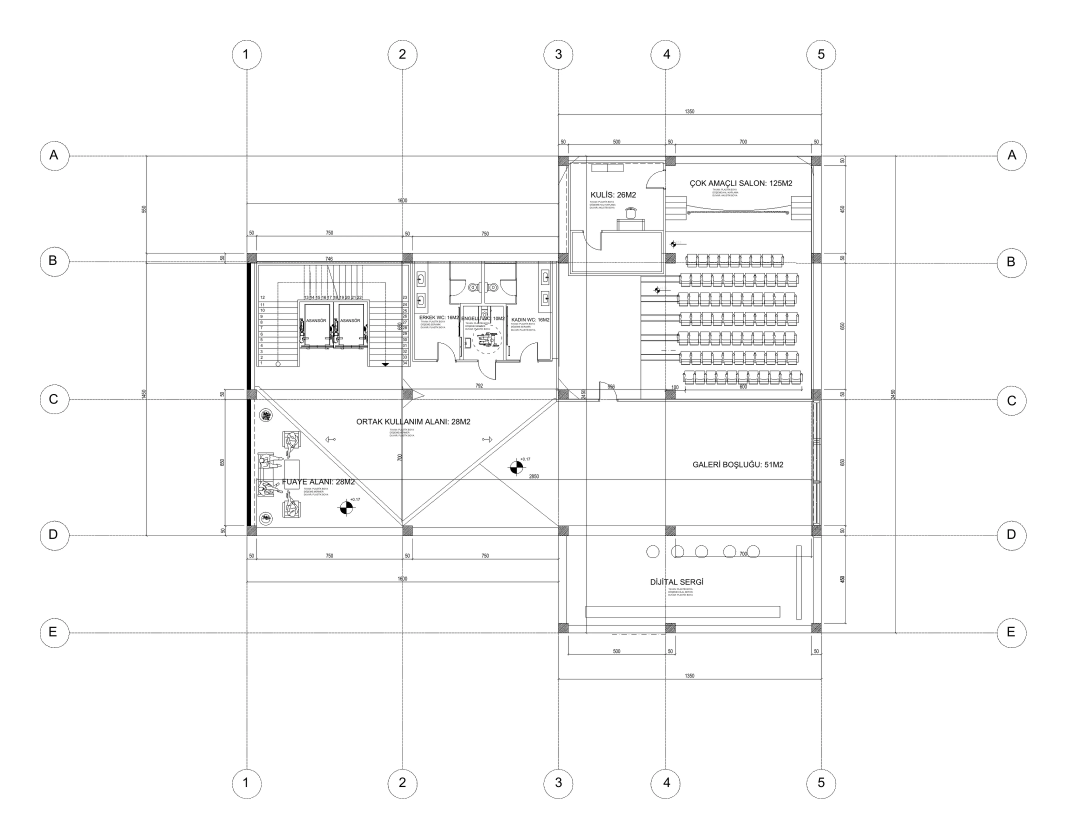
#> input picture assets/projects/concept-cultural-centre/drawings/first-floor-large.webp, 3200 x 2517 px (shown at 1/3 size)
$ python make-image-sizes.py ../assets/projects/concept-cultural-centre/drawings/first-floor-large.webp ../assets/projects/concept-cultural-centre/drawings/ground-floor-large.webp
#> lines starting #> are read from the running program, lines starting #| are printed output that depends on the picture
"""Create the responsive WebP sizes the site expects from one source image.

    python3 tools/make-image-sizes.py SOURCE.png assets/projects/<project>/images/<name>

Writes <name>-800.webp, <name>-1400.webp and <name>-<full>.webp (full = source
width, capped at 2000). Prints the `widths`, `w` and `h` values to paste into
assets/js/content.js. Requires Pillow (pip install Pillow).
"""
import sys, os
from PIL import Image

src, base = sys.argv[1], sys.argv[2]
os.makedirs(os.path.dirname(base) or '.', exist_ok=True)
im = Image.open(src).convert('RGB')
#> im is the input picture: PIL image 3200x2517 RGB; mean R, G, B 249.6, 249.6, 249.6
W, H = im.size
#> W = 3200; H = 2517
widths = sorted({w for w in (800, 1400) if w < W} | {min(W, 2000)})
#> widths = [800, 1400, 2000]
for w in widths:
    r = im if w == W else im.resize((w, round(H * w / W)), Image.LANCZOS)
    r.save(f'{base}-{w}.webp', 'WEBP', quality=82, method=6)
#> this loop made 3 passes
#> pass 1, `r = im if w == W else im.resize((w, round(H * w / W)), Image.LANCZOS)`:
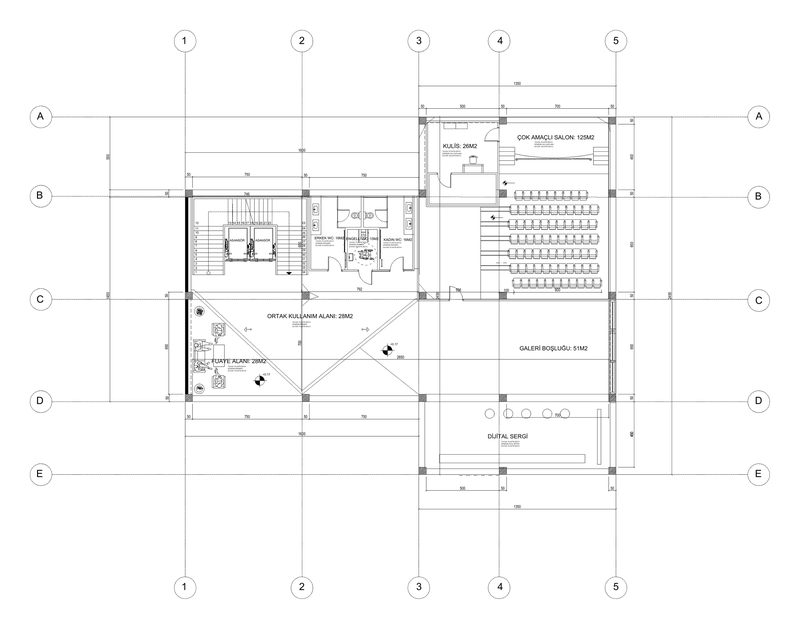
#> r: PIL image 800x629 RGB; mean R, G, B 249.1, 249.1, 249.1
fw = widths[-1]
#> fw = 2000
print(f"base: 'images/{os.path.basename(base)}', widths: {widths}, w: {fw}, h: {round(H * fw / W)}")
#| base: 'images/ground-floor-large.webp', widths: [800, 1400, 2000], w: 2000, h: 1573

$ run again, on assets/projects/concept-cultural-centre/drawings/second-floor-large.webp
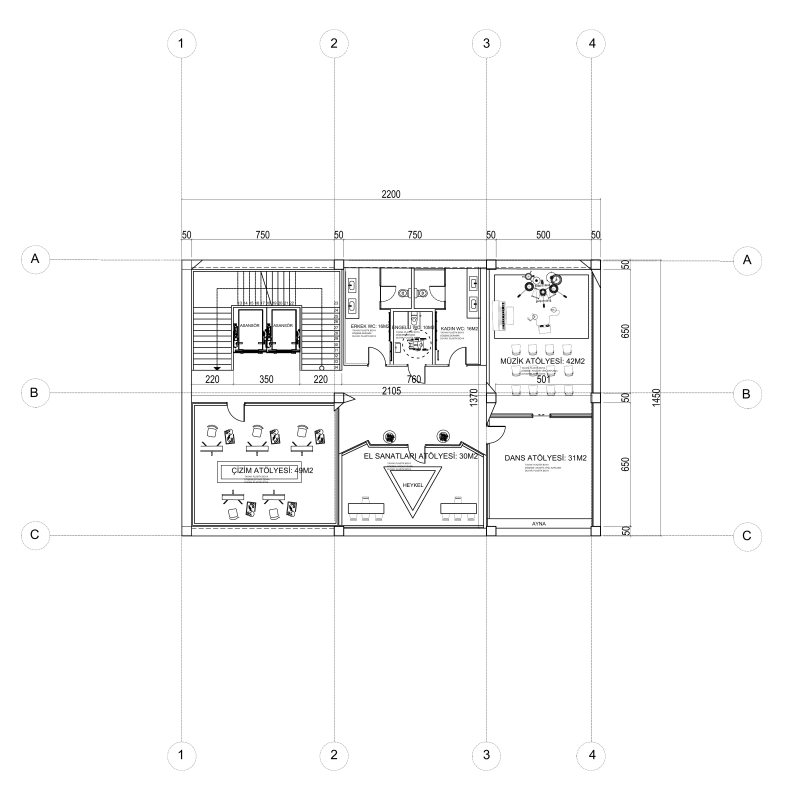
#> input picture assets/projects/concept-cultural-centre/drawings/second-floor-large.webp, 3166 x 3200 px (shown at 1/4 size)
#> im is the input picture: PIL image 3166x3200 RGB; mean R, G, B 249, 249, 249
#> the loop `for w in widths:` made 3 passes
#> pass 1, `r = im if w == W else im.resize((w, round(H * w / W)), Image.LANCZOS)`:
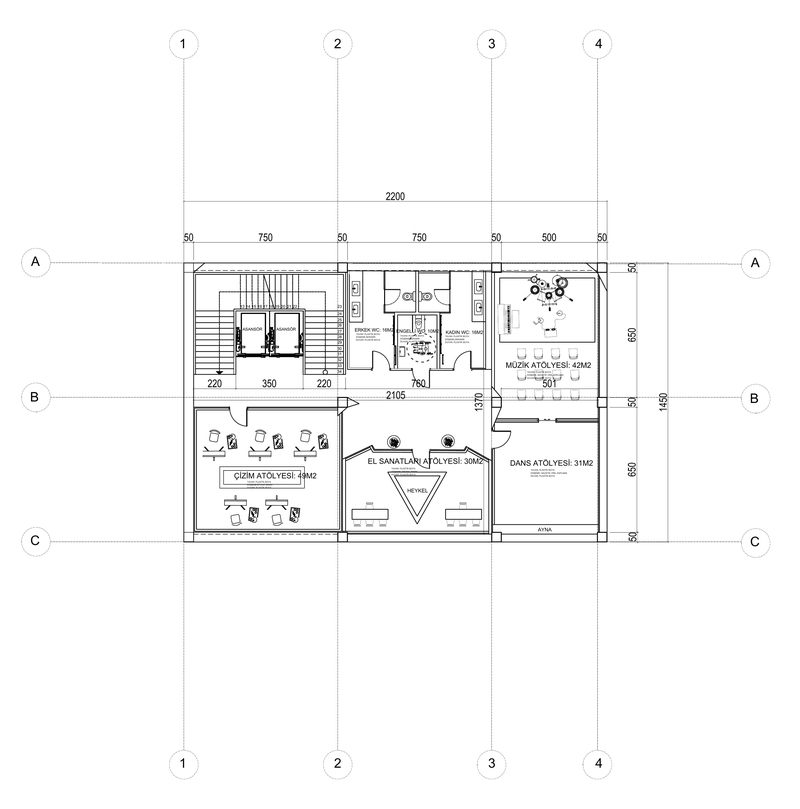
#> r: PIL image 800x809 RGB; mean R, G, B 248.5, 248.5, 248.5
#| base: 'images/second-floor-large.webp', widths: [800, 1400, 2000], w: 2000, h: 2021

$ run again, on assets/projects/concept-cultural-centre/drawings/section-aa-large.webp
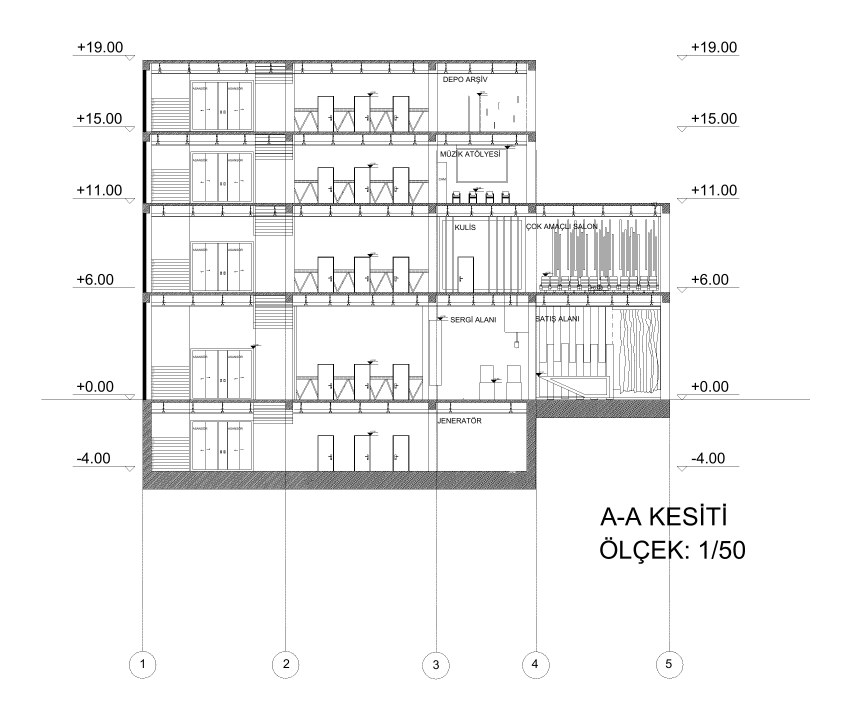
#> input picture assets/projects/concept-cultural-centre/drawings/section-aa-large.webp, 2554 x 2162 px (shown at 1/3 size)
#> im is the input picture: PIL image 2554x2162 RGB; mean R, G, B 243, 243, 243
#> the loop `for w in widths:` made 3 passes
#> pass 1, `r = im if w == W else im.resize((w, round(H * w / W)), Image.LANCZOS)`:
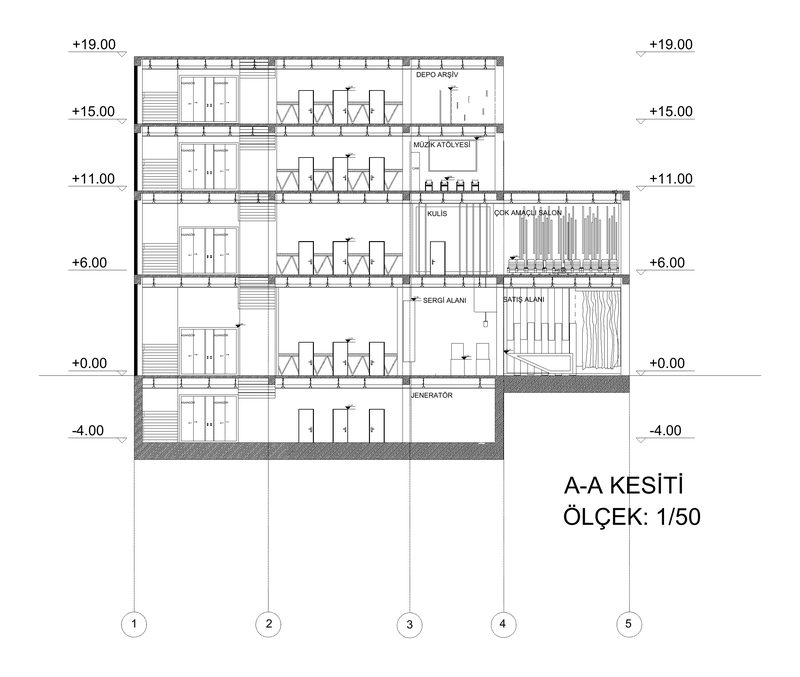
#> r: PIL image 800x677 RGB; mean R, G, B 242.3, 242.3, 242.3
#> pass 3, `r = im if w == W else im.resize((w, round(H * w / W)), Image.LANCZOS)`:
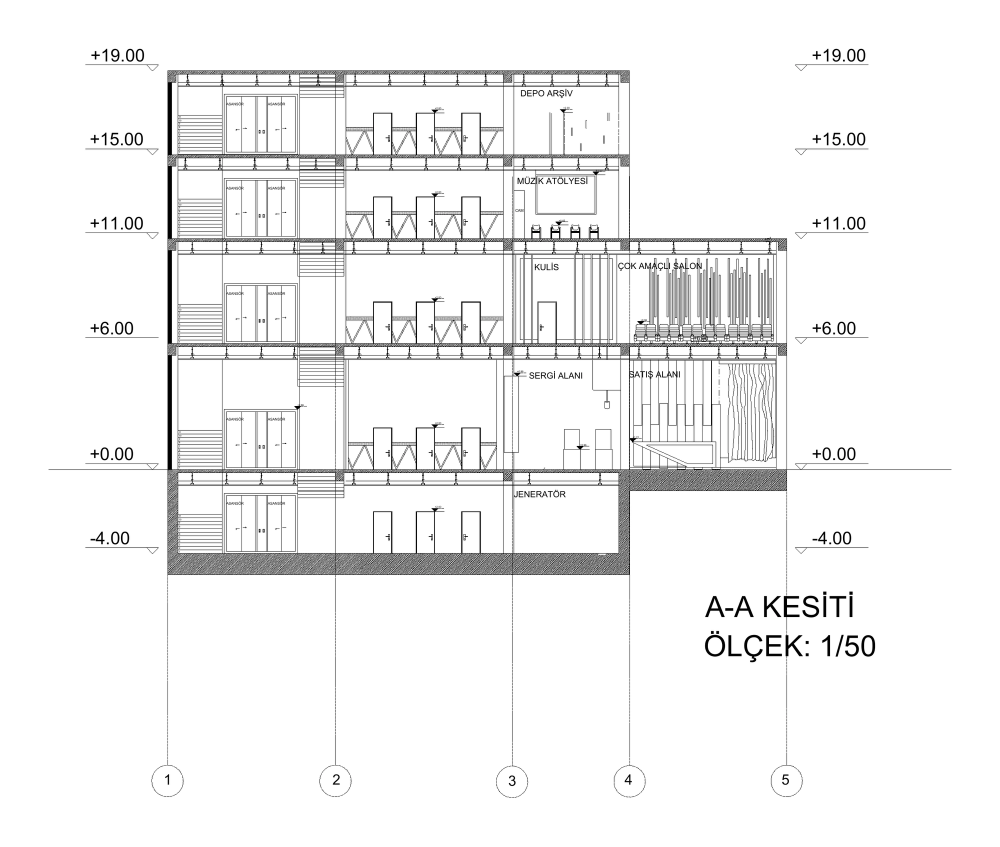
#> r: PIL image 2000x1693 RGB (shown at 1/2 size); mean R, G, B 242.4, 242.4, 242.4
#| base: 'images/section-aa-large.webp', widths: [800, 1400, 2000], w: 2000, h: 1693

$ run again, on assets/projects/concept-cultural-centre/drawings/section-bb-large.webp
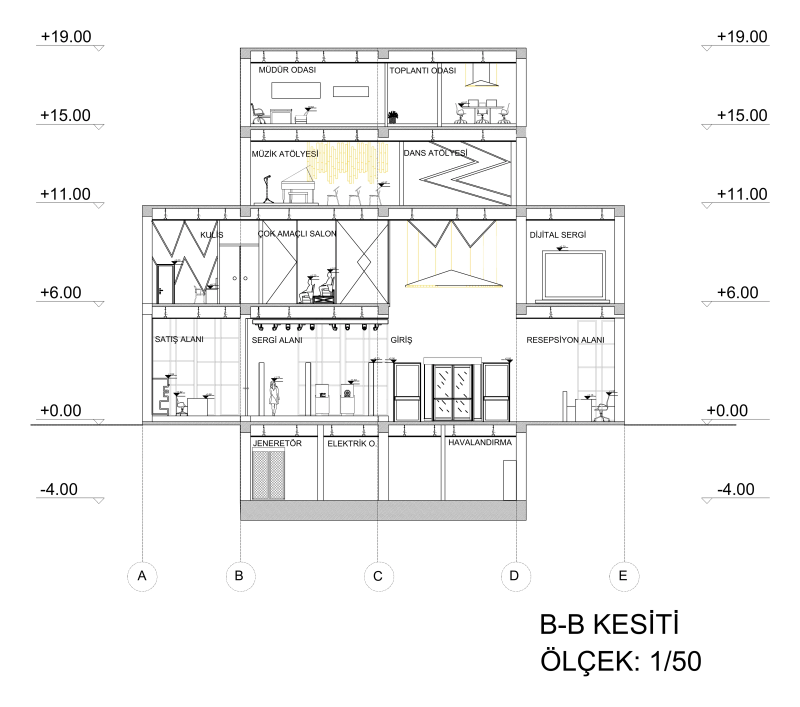
#> input picture assets/projects/concept-cultural-centre/drawings/section-bb-large.webp, 3200 x 2827 px (shown at 1/4 size)
#> im is the input picture: PIL image 3200x2827 RGB; mean R, G, B 245, 244.9, 244.7
#> the loop `for w in widths:` made 3 passes
#> pass 1, `r = im if w == W else im.resize((w, round(H * w / W)), Image.LANCZOS)`:
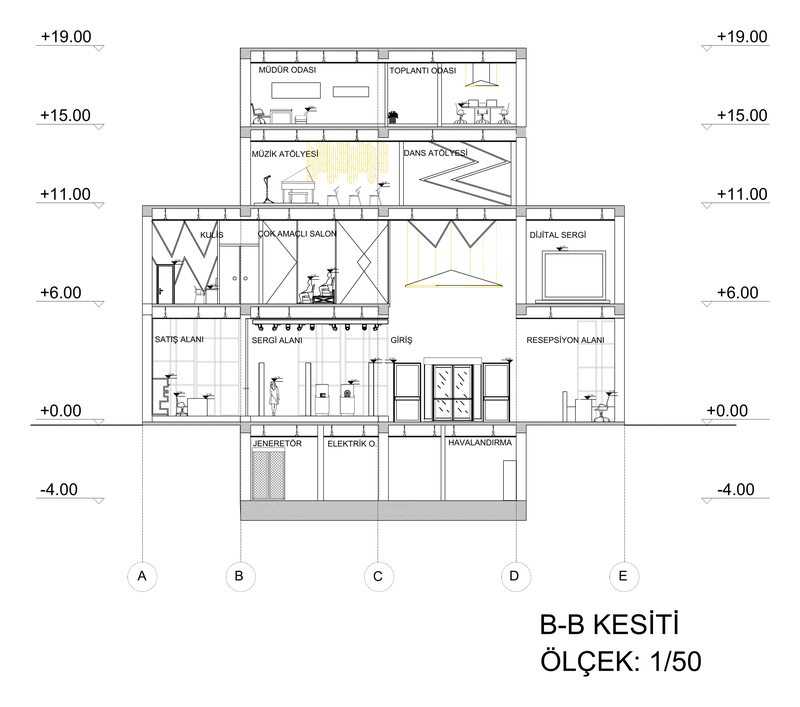
#> r: PIL image 800x707 RGB; mean R, G, B 244.4, 244.4, 244.2
#> pass 2, `r = im if w == W else im.resize((w, round(H * w / W)), Image.LANCZOS)`:
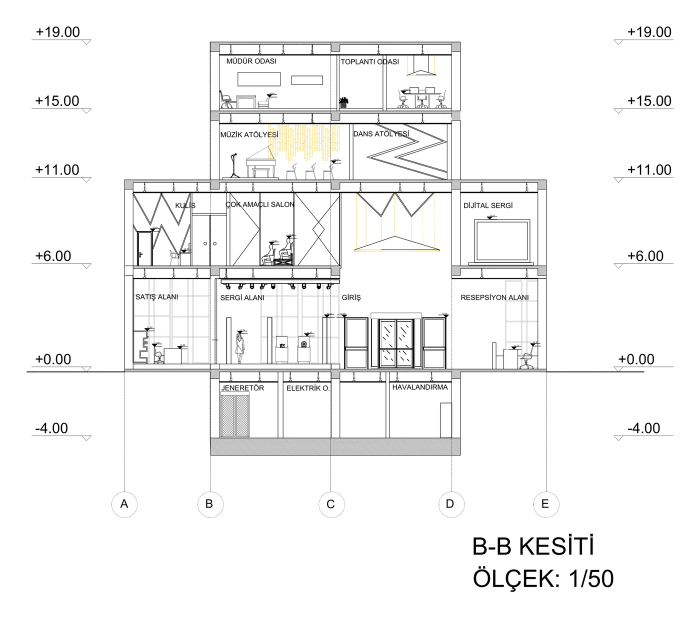
#> r: PIL image 1400x1237 RGB (shown at 1/2 size); mean R, G, B 244.6, 244.6, 244.4
#| base: 'images/section-bb-large.webp', widths: [800, 1400, 2000], w: 2000, h: 1767
